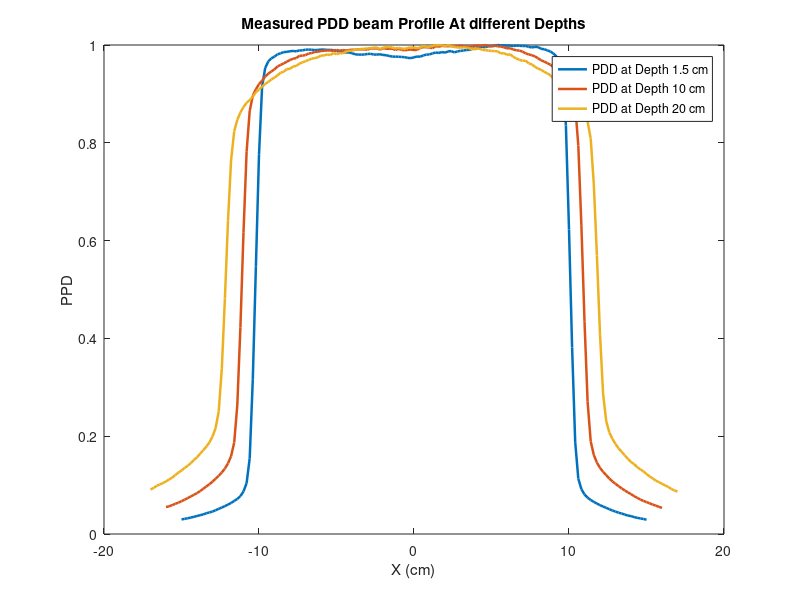

This chart was generated by the following MATLAB code: (Note: this script raises an error after producing the figure.)
% Author: Dalton H Bermudez (UW Madison)
% Accessment of beam profile symmetry of real clinical beam profiles,
% comparing proposed correlative symmetric index (CSI) with standard Point
% wise Quotient and Area based metrics
X1 = [-15
-14.8
-14.6
-14.4
-14.2
-14
-13.8
-13.6
-13.4
-13.2
-13
-12.8
-12.6
-12.4
-12.2
-12
-11.8
-11.6
-11.4
-11.2
-11
-10.8
-10.6
-10.4
-10.2
-10
-9.8
-9.6
-9.4
-9.2
-9
-8.8
-8.6
-8.4
-8.2
-8
-7.8
-7.6
-7.4
-7.2
-7
-6.8
-6.6
-6.4
-6.2
-6
-5.8
-5.6
-5.4
-5.2
-5
-4.8
-4.6
-4.4
-4.2
-4
-3.8
-3.6
-3.4
-3.2
-3
-2.8
-2.6
-2.4
-2.2
-2
-1.8
-1.6
-1.4
-1.2
-1
-0.8
-0.6
-0.4
-0.2
0
0.2
0.4
0.6
0.8
1
1.2
1.4
1.6
1.8
2
2.2
2.4
2.6
2.8
3
3.2
3.4
3.6
3.8
4
4.2
4.4
4.6
4.8
5
5.2
5.4
5.6
5.8
6
6.2
6.4
6.6
6.8
7
7.2
7.4
7.6
7.8
8
8.2
8.4
8.6
8.8
9
9.2
9.4
9.6
9.8
10
10.2
10.4
10.6
10.8
11
11.2
11.4
11.6
11.8
12
12.2
12.4
12.6
12.8
13
13.2
13.4
13.6
13.8
14
14.2
14.4
14.6
14.8
15];
X2 = [-16
-15.8
-15.6
-15.4
-15.2
-15
-14.8
-14.6
-14.4
-14.2
-14
-13.8
-13.6
-13.4
-13.2
-13
-12.8
-12.6
-12.4
-12.2
-12
-11.8
-11.6
-11.4
-11.2
-11
-10.8
-10.6
-10.4
-10.2
-10
-9.8
-9.6
-9.4
-9.2
-9
-8.8
-8.6
-8.4
-8.2
-8
-7.8
-7.6
-7.4
-7.2
-7
-6.8
-6.6
-6.4
-6.2
-6
-5.8
-5.6
-5.4
-5.2
-5
-4.8
-4.6
-4.4
-4.2
-4
-3.8
-3.6
-3.4
-3.2
-3
-2.8
-2.6
-2.4
-2.2
-2
-1.8
-1.6
-1.4
-1.2
-1
-0.8
-0.6
-0.4
-0.2
0
0.2
0.4
0.6
0.8
1
1.2
1.4
1.6
1.8
2
2.2
2.4
2.6
2.8
3
3.2
3.4
3.6
3.8
4
4.2
4.4
4.6
4.8
5
5.2
5.4
5.6
5.8
6
6.2
6.4
6.6
6.8
7
7.2
7.4
7.6
7.8
8
8.2
8.4
8.6
8.8
9
9.2
9.4
9.6
9.8
10
10.2
10.4
10.6
10.8
11
11.2
11.4
11.6
11.8
12
12.2
12.4
12.6
12.8
13
13.2
13.4
13.6
13.8
14
14.2
14.4
14.6
14.8
15
15.2
15.4
15.6
15.8
16];
X3= [-17
-16.8
-16.6
-16.4
-16.2
-16
-15.8
-15.6
-15.4
-15.2
-15
-14.8
-14.6
-14.4
-14.2
-14
-13.8
-13.6
-13.4
-13.2
-13
-12.8
-12.6
-12.4
-12.2
-12
-11.8
-11.6
-11.4
-11.2
-11
-10.8
-10.6
-10.4
-10.2
-10
-9.8
-9.6
-9.4
-9.2
-9
-8.8
-8.6
-8.4
-8.2
-8
-7.8
-7.6
-7.4
-7.2
-7
-6.8
-6.6
-6.4
-6.2
-6
-5.8
-5.6
-5.4
-5.2
-5
-4.8
-4.6
-4.4
-4.2
-4
-3.8
-3.6
-3.4
-3.2
-3
-2.8
-2.6
-2.4
-2.2
-2
-1.8
-1.6
-1.4
-1.2
-1
-0.8
-0.6
-0.4
-0.2
0
0.2
0.4
0.6
0.8
1
1.2
1.4
1.6
1.8
2
2.2
2.4
2.6
2.8
3
3.2
3.4
3.6
3.8
4
4.2
4.4
4.6
4.8
5
5.2
5.4
5.6
5.8
6
6.2
6.4
6.6
6.8
7
7.2
7.4
7.6
7.8
8
8.2
8.4
8.6
8.8
9
9.2
9.4
9.6
9.8
10
10.2
10.4
10.6
10.8
11
11.2
11.4
11.6
11.8
12
12.2
12.4
12.6
12.8
13
13.2
13.4
13.6
13.8
14
14.2
14.4
14.6
14.8
15
15.2
15.4
15.6
15.8
16
16.2
16.4
16.6
16.8
17];
PPD_1 = [0.029736486
0.031069132
0.032119685
0.033724697
0.035154616
0.036817992
0.03847164
0.039969651
0.042382032
0.044113499
0.045913057
0.048675622
0.051496552
0.054113207
0.057080046
0.060124705
0.063529274
0.067585576
0.07167106
0.077429647
0.087020807
0.104063111
0.154907931
0.316644456
0.547668842
0.775463751
0.915080299
0.953055845
0.966567124
0.972880169
0.976245829
0.981099773
0.983181425
0.985545169
0.986021809
0.987276636
0.987860276
0.987052907
0.988949739
0.988969194
0.99044775
0.990613114
0.990292112
0.98964038
0.989922473
0.990729843
0.990622842
0.989980837
0.989961382
0.989533379
0.987597638
0.987140453
0.985477078
0.984659981
0.984679435
0.983230061
0.981021955
0.980360495
0.980341041
0.980496678
0.981663959
0.981975234
0.980448041
0.980457769
0.981080319
0.979669854
0.979115395
0.977646567
0.976265284
0.976177738
0.976002646
0.975564915
0.97510773
0.973561083
0.973269263
0.974767273
0.976508468
0.976031828
0.978677665
0.980350768
0.980739862
0.983006333
0.984669708
0.983687246
0.98565217
0.984358433
0.986829178
0.987578184
0.984864255
0.986887542
0.987967277
0.988833011
0.989873836
0.990010019
0.992801766
0.991877669
0.995574059
0.996488429
0.995243329
0.997587619
0.998025349
0.998249078
1
0.999416359
0.999250995
0.99860899
0.998881356
0.997918349
0.998677081
0.998540899
0.99784053
0.998054531
0.9962647
0.994961237
0.996177154
0.995846425
0.992169489
0.991430211
0.988998376
0.986770814
0.982364328
0.976245829
0.965750027
0.939213836
0.835286908
0.622968201
0.38160365
0.187883622
0.113177631
0.09162184
0.080921763
0.074297443
0.069589409
0.065640108
0.062235538
0.058976878
0.056175403
0.053490657
0.050815638
0.048033618
0.045844966
0.043500676
0.041847028
0.039755649
0.037644816
0.036613717
0.034561248
0.033141056
0.031934866
0.030767585
0.029269574];
PPD_2 =[0.055071439
0.056627529
0.059060688
0.061748479
0.064068468
0.067109917
0.070108926
0.073447447
0.076842552
0.080124487
0.08360447
0.087706889
0.092403452
0.097184892
0.101839015
0.106974112
0.113113595
0.118956005
0.125873532
0.133781299
0.144433442
0.159244589
0.187112746
0.263700665
0.422718914
0.617187721
0.781666431
0.865369925
0.896208799
0.909633612
0.919903805
0.927104258
0.935549583
0.941406139
0.946017824
0.950304145
0.956217287
0.959400198
0.962526524
0.965907483
0.969472344
0.971863064
0.973277691
0.977705475
0.978243033
0.979332296
0.982600085
0.983533739
0.985981044
0.986065922
0.987820059
0.988131277
0.988838591
0.988824445
0.987947376
0.990083463
0.988286886
0.989673221
0.988782006
0.989616636
0.990521997
0.99005517
0.991144433
0.990960532
0.991073702
0.990451266
0.99305418
0.992587353
0.993521007
0.990352242
0.993379544
0.992559061
0.99210638
0.9926015
0.98982883
0.992063941
0.990097609
0.989036639
0.990224926
0.99077663
0.989729806
0.989984439
0.994143443
0.995657094
0.995345876
0.994836611
0.993676616
0.997708304
0.996534163
0.998245862
0.997807328
0.997453671
0.997920498
0.997411232
0.997764889
0.998472203
0.997340501
0.996901966
0.996222945
0.997637572
0.998458056
0.998755128
0.998231716
1
0.998175131
0.996916113
0.998528788
0.997340501
0.996831235
0.995317584
0.993040034
0.993506861
0.990804923
0.989376149
0.988541519
0.98649031
0.982925449
0.980704484
0.979120102
0.976686943
0.973008912
0.968694299
0.96614797
0.96292262
0.959725562
0.954491442
0.949497807
0.942608573
0.935054463
0.928250106
0.917498939
0.903904371
0.876290847
0.794313198
0.63013156
0.435082756
0.270391852
0.189446881
0.161720187
0.146046117
0.135266657
0.127118404
0.120384779
0.113453105
0.107539963
0.10261706
0.097821474
0.093294667
0.089008346
0.085075683
0.081510822
0.077394257
0.07404159
0.0705899
0.06770406
0.06520017
0.062823596
0.060107512
0.058042156
0.055566558
0.053402179];
PPD_3 = [0.090841469
0.094281729
0.09855881
0.10130172
0.10423059
0.107415156
0.111668991
0.115155742
0.120641562
0.125546258
0.129800093
0.135006974
0.139562994
0.144886099
0.15125523
0.156764296
0.164272431
0.171129707
0.178707578
0.187238494
0.19939563
0.216643422
0.250395165
0.337796374
0.481380753
0.640609019
0.764969781
0.823407717
0.84702464
0.862040911
0.873245002
0.881775918
0.887540679
0.894467689
0.90348675
0.908833101
0.914737331
0.920385867
0.924546722
0.929707113
0.933356578
0.938028824
0.943514644
0.945281265
0.950953045
0.95120874
0.956113436
0.957112971
0.961715481
0.964504881
0.966922362
0.969386332
0.972152487
0.973175267
0.974941887
0.978382148
0.978568108
0.980822873
0.979265458
0.983682008
0.981171548
0.983333333
0.983147373
0.986308694
0.988307764
0.987912599
0.991027429
0.990353324
0.991957229
0.992259414
0.993165969
0.993282194
0.994583914
0.994793119
0.991771269
0.994351464
0.99558345
0.996211065
0.994700139
0.992910274
0.993956299
0.992980009
0.991933984
0.994235239
0.994816364
0.995002325
0.993537889
0.994467689
0.99851232
0.995792655
0.996257555
0.99832636
0.99948861
0.999697815
0.9995351
0.997326825
1
0.997791725
0.99609484
0.994932589
0.994514179
0.99530451
0.994723384
0.993003254
0.991120409
0.992212924
0.992701069
0.990260344
0.989377034
0.988702929
0.987842864
0.987563924
0.987122269
0.982682473
0.983565783
0.979753603
0.981008833
0.975918178
0.972594142
0.969711762
0.967666202
0.967968387
0.962482566
0.960344026
0.955485821
0.951696885
0.949372385
0.94521153
0.941887494
0.938191539
0.931241283
0.926266853
0.922942817
0.917875407
0.911227336
0.903509995
0.897884705
0.891073919
0.880543933
0.871664342
0.861250581
0.843584379
0.808507671
0.715899582
0.569642027
0.408437936
0.286401674
0.230962343
0.207810321
0.194444444
0.184007438
0.175058113
0.168014877
0.160739191
0.153695955
0.147187355
0.142956764
0.136773594
0.132287308
0.128242678
0.122687122
0.117759182
0.113784286
0.109065551
0.106136681
0.102533705
0.09944212
0.09642027
0.092073454
0.089121339
0.086727104];
figure(1);
plot(X1,PPD_1,'LineWidth', 1.8);hold on;plot(X2,PPD_2,'LineWidth', 1.8);plot(X3,PPD_3,'LineWidth', 1.8);hold off
title('Measured PDD beam Profile At different Depths')
xlabel('X (cm)')
ylabel('PPD')
legend('PDD at Depth 1.5 cm', 'PDD at Depth 10 cm','PDD at Depth 20 cm')
left_area_1 = trapz(X1(X1 > -10), PPD_1(X1 > -10)); % Area on the left side
right_area_1 = trapz(X1(X1 <10 ), PPD_1(X1 < 10)); % Area on the right side

left_area_2 = trapz(X2(X2 > -11), PPD_2(X2 >-11)); % Area on the left side
right_area_2 = trapz(X2(X2 < 11), PPD_2(X2 < 11)); % Area on the right side

left_area_3 = trapz(X3(X3 > -13), PPD_3(X3 > -13)); % Area on the left side
right_area_3 = trapz(X3(X3 <13), PPD_3(X3 < 13)); % Area on the right side

left_side_1 = PPD_1(X1 < 0);
right_side_1 = PPD_1(X1 > 0);
inverted_left_side_1 = flip(left_side_1); % Vertically invert the left side
area_quotient_1 = (right_area_1-left_area_1)./(right_area_1+left_area_1);
difference_quotient_1 = (right_side_1 - inverted_left_side_1) ./ max([right_side_1, inverted_left_side_1]);
inverted_left_side_1 = flip(left_side_1); % Vertically invert the left side
[cross_corr_1,lag_1] = xcorr(right_side_1, inverted_left_side_1,'normalized');
C = cov(right_side_1,inverted_left_side_1, 1);
signal1_2d = reshape(right_side_1, 1, []);
signal2_2d = reshape(inverted_left_side_1, 1 ,[]);
ssimValue = ssim(signal1_2d, signal2_2d , 'exp', [1,1, 1])
%dist_1=KLDiv(inverted_left_side_1,right_side_1);
% Plot the beam profile
figure(2);
subplot(2,2,1);
plot(X1, PPD_1, 'LineWidth', 2);
hold on;
plot([0 0], [min(PPD_1) max(PPD_1)], 'k--', 'LineWidth', 1.8); % Center line
title('Symmetric Beam Profile at 1.5cm Depth with Symmetric Area');
xlabel('Position (cm)');
ylabel('Normalized Dose');
grid on;
hold off;

% Plot the pointwise difference quotient
subplot(2,2,2);
plot(X1(X1 > 0), difference_quotient_1, 'LineWidth', 2);
title('Pointwise Difference Quotient Between Left and Right Sides');
xlabel('Position (cm)');
ylabel('Difference Quotient');
grid on;

% Plot the cross-correlation
subplot(2,2,3);
plot(X1(1:149), cross_corr_1, 'LineWidth', 2);
title('Cross-Correlation Between Right Side and Horizontal Inverted Left Side');
xlabel('Position (cm)');
ylabel('Cross-Correlation');
grid on;
subplot(2,2,4);
plot(X1(X1 > 0), inverted_left_side_1, 'LineWidth', 2);
hold on
plot(X1(X1 > 0),right_side_1,'LineWidth', 2); hold off
title('inverted left vs right beam profile')
ylabel('Normalized Dose');
xlabel('Position (cm)');
grid on;

left_side_2 = PPD_2(X2 < 0);
right_side_2 = PPD_2(X2 > 0);
area_quotient_2 = (right_area_2-left_area_2)./(right_area_2+left_area_2); % area baed method
inverted_left_side_2 = flip(left_side_2); % horizontally invert the left side
difference_quotient_2 = abs(right_side_2 - inverted_left_side_2 ) ./ max([right_side_2,inverted_left_side_2 ]);
% Point wise quotient based method
inverted_left_side_2 = flip(left_side_2); % horizantally invert the left side
[cross_corr_2, lag_2] = xcorr(right_side_2, inverted_left_side_2,'normalized');
signal1_2d = reshape(right_side_2, 1, []);
signal2_2d = reshape(inverted_left_side_2, 1 ,[]);
ssimValue_2 = ssim(signal1_2d, signal2_2d , 'exp', [1,1, 1])
figure(3);
subplot(2,2,1);
plot(X2, PPD_2, 'LineWidth', 2);
hold on;
plot([0 0], [min(PPD_2) max(PPD_2)], 'k--', 'LineWidth', 1.8); % Center line
title('Symmetric Beam Profile at 10 cm Depth with Symmetric Area');
xlabel('Position (cm)');
ylabel('Normalized Dose');
grid on;
hold off;

% Plot the pointwise difference quotient
subplot(2,2,2);
plot(X2(X2 > 0), difference_quotient_2, 'LineWidth', 2);
title('Pointwise Difference Quotient Between Left and Right Sides');
xlabel('Position (cm)');
ylabel('Difference Quotient');
grid on;

% Plot the cross-correlation
subplot(2,2,3);
plot(X2(1:159), cross_corr_2, 'LineWidth', 2);
title('Cross-Correlation Between Right Side and Horizontal Inverted Left Side');
xlabel('Position (cm)');

ylabel('Cross-Correlation');
grid on;
subplot(2,2,4);
plot(X2(X2 > 0),inverted_left_side_2, 'LineWidth', 2);
hold on
plot(X2(X2 > 0),right_side_2,'LineWidth', 2); hold off
title('inverted left vs right beam profile')
ylabel('Normalized Dose');
xlabel('Position (cm)');
grid on;

left_side_3 = PPD_3(X3 < 0);
right_side_3 = PPD_3(X3 > 0);
inverted_left_side_3 = flip(left_side_3); % horizontally  invert the left side
area_quotient_3 = (right_area_3-left_area_3)./(right_area_3+left_area_3);
difference_quotient_3 = abs(right_side_3 - inverted_left_side_3) ./ max([right_side_3, inverted_left_side_3]);
inverted_left_side_3 = flip(left_side_3); % horizontally  invert the left side
[cross_corr_3, lag_3] = xcorr(right_side_3, inverted_left_side_3,'normalized');
signal1_2d = reshape(right_side_3, 1, []);
signal2_2d = reshape(inverted_left_side_3, 1 ,[]);
ssimValue_3 = ssim(signal1_2d, signal2_2d , 'exp', [1,1, 1])
figure(4);
subplot(2,2,1);
plot(X3, PPD_3, 'LineWidth', 2);
hold on;
plot([0 0], [min(PPD_3) max(PPD_3)], 'k--', 'LineWidth', 1.8); % Center line
title('Symmetric Beam Profile at 20 cm Depth with Symmetric Area');
xlabel('Position (cm)');
ylabel('Normalized Dose');
grid on;
hold off;

% Plot the pointwise difference quotient
subplot(2,2,2);
plot(X3(X3 > 0), difference_quotient_3, 'LineWidth', 2);
title('Pointwise Difference Quotient Between Left and Right Sides');
xlabel('Position (cm)');
ylabel('Difference Quotient');
grid on;

% Plot the cross-correlation
subplot(2,2,3);
plot(X3(1:169), cross_corr_3, 'LineWidth', 2);
title('Cross-Correlation Between Right Side and Horizontal Inverted Left Side');
xlabel('Position (cm)');

ylabel('Cross-Correlation');
grid on;
subplot(2,2,4);
plot(X3(X3 > 0),inverted_left_side_3, 'LineWidth', 2);
hold on
plot(X3(X3 > 0),right_side_3,'LineWidth', 2); hold off
xlabel('Position (cm)');
ylabel('Normalized Dose');
title('inverted left vs right beam profile')
grid on;